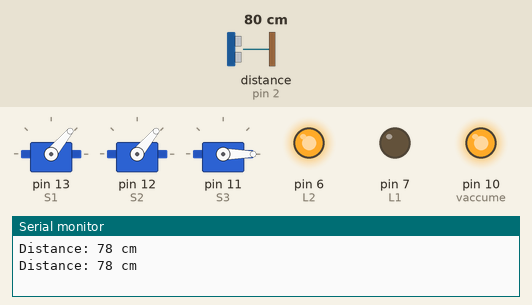
Recording of a sketch running on a simulated Arduino Uno, built with avr-gcc and run on an emulated ATmega328P. Shown: 3 × servo, output pins drawn as LEDs (lit = HIGH), the last lines printed to the serial monitor. Wiring (inferred from the names in the program): ultrasonic range finder: trigger pin 3; echo pin 2. Inputs (shaded band) come from the test bench; at power-on: distance to the obstacle (sensor on pin 2) 80 cm. The echo pulse lasts 58.3 µs per cm; pins used as bus, display or sensor lines are not drawn.

Above: at 12.8 s.
12.9 s: distance to the obstacle (sensor on pin 2) set to 8 cm
22.9 s: distance to the obstacle (sensor on pin 2) set to 5 cm
At 29.1 s:
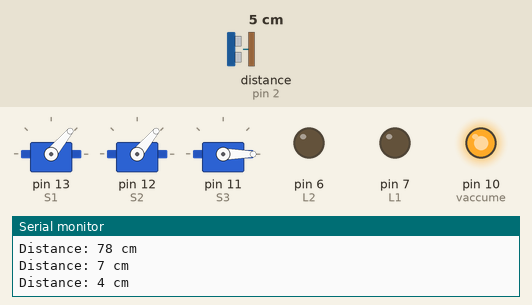
At 38.4 s:
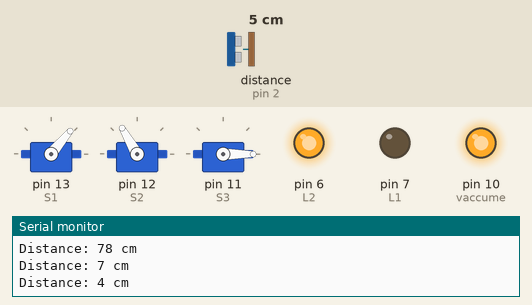
Timing chart, 0 to 50.5 s (numbered marks = the images above; inputs shaded):
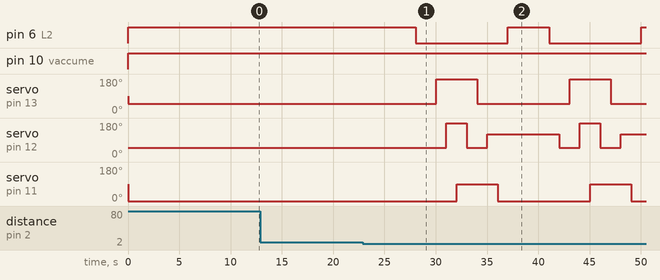

Measured:
- the behaviour switches between 7 and 6 cm on distance to the obstacle (sensor on pin 2) (found by bisection; images 0 and 1)
- after the input at 22.9 s, pin 6 (L2): alternates HIGH for 4.0 s and LOW for 9.0 s, starting after 5.1 s; servo on pin 13 (S1): alternates 180° for 4.0 s and 50° for 9.0 s, starting after 7.1 s

The sketch:

Automatic_Cleaning_Machine.ino
```cpp
#include <Servo.h>

Servo S1;  //Pin 13 Base Rotation
Servo S2;  //Pin 12 Arm Rotation
Servo S3;  //Pin 11 Pick and Place

#define vaccume 10

#define R1 9  // Right wheel Control
#define R2 8

#define L1 7  // Left wheel Control
#define L2 6


#define trigPin 3  // Ultrasonic Sensor Control
#define echoPin 2


void ultrasonic();   // Ultrasonic sensor
void pick_object();  // Object pick and place action by servo


long duration;
int distance;

void setup() {
  Serial.begin(9600);

  pinMode(vaccume, OUTPUT);
  pinMode(R1, OUTPUT);
  pinMode(R2, OUTPUT);
  pinMode(L1, OUTPUT);
  pinMode(L2, OUTPUT);


  pinMode(trigPin, OUTPUT);
  pinMode(echoPin, INPUT);


  S1.attach(13);
  S2.attach(12);
  S3.attach(11);

  S2.write(50);
  delay(10);
  S1.write(50);
  delay(10);
  S3.write(0);
  delay(10);
}

void loop() {
   digitalWrite(vaccume,HIGH);

    turn_left();
    forward();


  ultrasonic();

   if ( distance<= 5) {
    digitalWrite(R1, LOW);  // Stop
    digitalWrite(R2, LOW);
    digitalWrite(L1, LOW);
    digitalWrite(L2, LOW);
    delay(1000);

    pick_object();

  }
  else {
    turn_left();
    forward();
  }
}


void ultrasonic()

{
  digitalWrite(trigPin, LOW);
  delayMicroseconds(2);
  digitalWrite(trigPin, HIGH);
  delayMicroseconds(10);
  digitalWrite(trigPin, LOW);
  duration = pulseIn(echoPin, HIGH);
  distance = duration * 0.034 / 2;
  Serial.print("Distance: ");
  Serial.print(distance);
  Serial.println(" cm");
}

void pick_object()

{
  S2.write(50);
  delay(1000);
  S1.write(180);
  delay(1000);
  S2.write(180);
  delay(1000);
  S3.write(90);
  delay(1000);

  S2.write(50);
  delay(1000);
  S1.write(50);
  delay(1000);

  S2.write(120);
  delay(1000);
  S3.write(0);
  delay(1000);
}

void turn_left()
{
   digitalWrite(R1, HIGH);  // Turn Left
    digitalWrite(R2, LOW);
    digitalWrite(L1, LOW);
    digitalWrite(L2, HIGH);
    delay(2000);
}

void forward()
{
   digitalWrite(R1, LOW);  // forward
    digitalWrite(R2, HIGH);
    digitalWrite(L1, LOW);
    digitalWrite(L2, HIGH);
    delay(2000);
}
```
